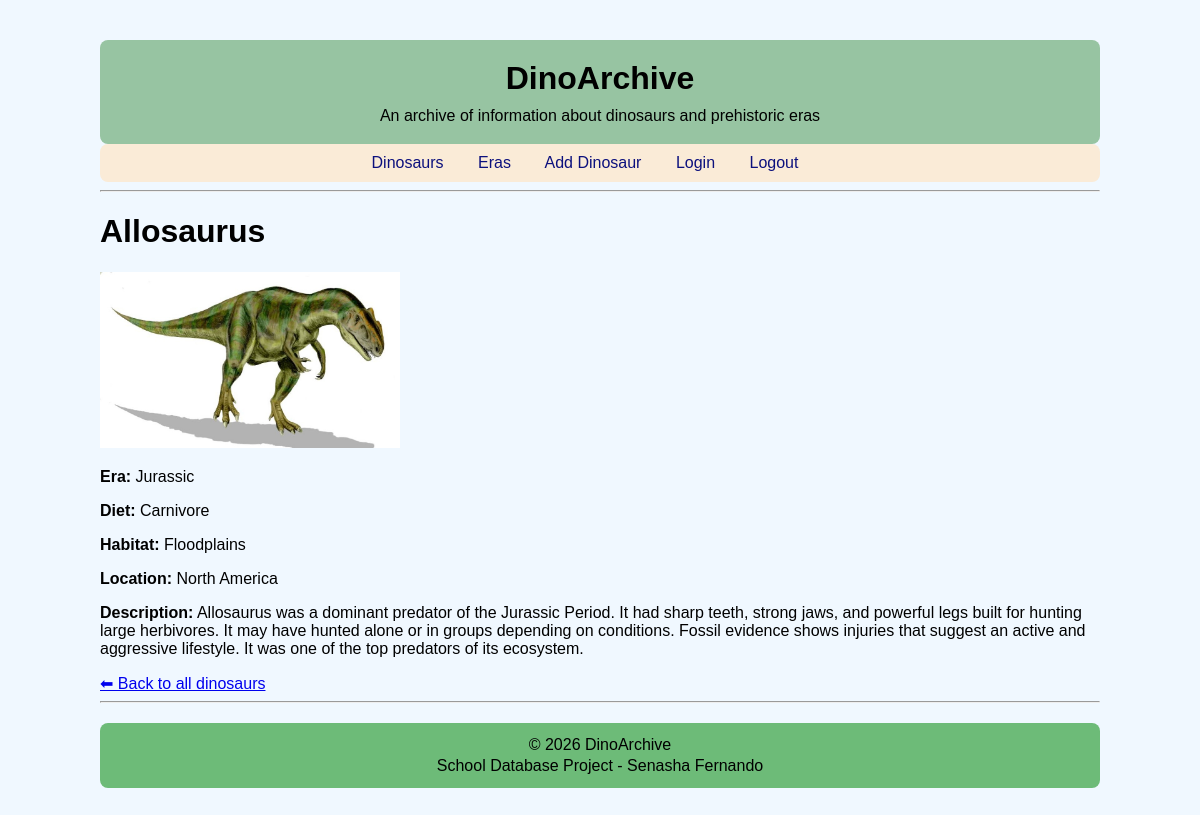
The app's page /dinosaur/37 with its own data.
### tables this page shows
CREATE TABLE `Dinosaurs` (`dinosaur_id` INTEGER PRIMARY KEY AUTOINCREMENT UNIQUE, `name` TEXT, `diet` TEXT, `habitat` TEXT, `location` TEXT, `description` TEXT, `image` TEXT, `license_info` TEXT);

### app.py (the view)
@app.route("/dinosaur/<int:id>")
def dinosaur_details(id):
    conn = sqlite3.connect('dinosaurs.db')
    cur = conn.cursor()
    cur.execute('''
        SELECT
            Dinosaurs.dinosaur_id,
            Dinosaurs.name,
            Dinosaurs.diet,
            Dinosaurs.habitat,
            Dinosaurs.location,
            Dinosaurs.description,
            Dinosaurs.image,
            Dinosaurs.license_info,
            GROUP_CONCAT(Era.era_name, ', ') AS eras
        FROM Dinosaurs
        LEFT JOIN Dino_Era
            ON Dinosaurs.dinosaur_id = Dino_Era.dinosaur_id
        LEFT JOIN Era
            ON Dino_Era.era_id = Era.era_id
        WHERE Dinosaurs.dinosaur_id = ?
        GROUP BY Dinosaurs.dinosaur_id
    ''', (id,))
    dinosaur = cur.fetchone()
    conn.close()
    return render_template("dinosaur_details.html", dinosaur=dinosaur)

### Templates/dinosaur_details.html (shortened to what this page needs)
{% extends 'layout.html' %}
{% block content %}
<h1>{{dinosaur[1]}}</h1>
<div class="image-container">
    {% if dinosaur[6] %}
        <img src="{{ url_for('static', filename='images/'~ dinosaur[6]) }}"
            alt="{{ dinosaur[1] }}"
            width="300">
    {% else %}
    <p>No image found.</p>
    {% endif %}
</div>
<p><strong>Era:</strong> {{ dinosaur[8] }}</p>
<p><strong>Diet:</strong> {{ dinosaur[2] }}</p>
<p><strong>Habitat:</strong> {{ dinosaur[3] }}</p>
<p><strong>Location:</strong> {{ dinosaur[4] }}</p>
<p><strong>Description:</strong> {{ dinosaur[5] }}</p>
<a href="{{ url_for('dinosaurs_page') }}">⬅ Back to all dinosaurs</a>
{% endblock %}

### static/style.css (style rules this page uses)
body { font-family: Arial, Helvetica, sans-serif; max-width: 1000px; margin: 20px auto; padding: 20px; background-color: aliceblue; }
.image-container { position: relative; display: inline-block; }

### records on screen
Dinosaurs: name "Allosaurus", image+name (picture), diet "Carnivore", habitat "Floodplains", location "North America", description "Allosaurus was a dominant predator of the Jurassic Period. It had sharp teeth, strong jaws, and powerful legs built for hunting large herbivores. It may have hunted alone or in groups depending on conditions. Fossil evidence shows injuries that suggest an active and aggressive lifestyle. It was one of the top predators of its ecosystem."

### other values on screen
{{ dinosaur[8] }} "Jurassic"
